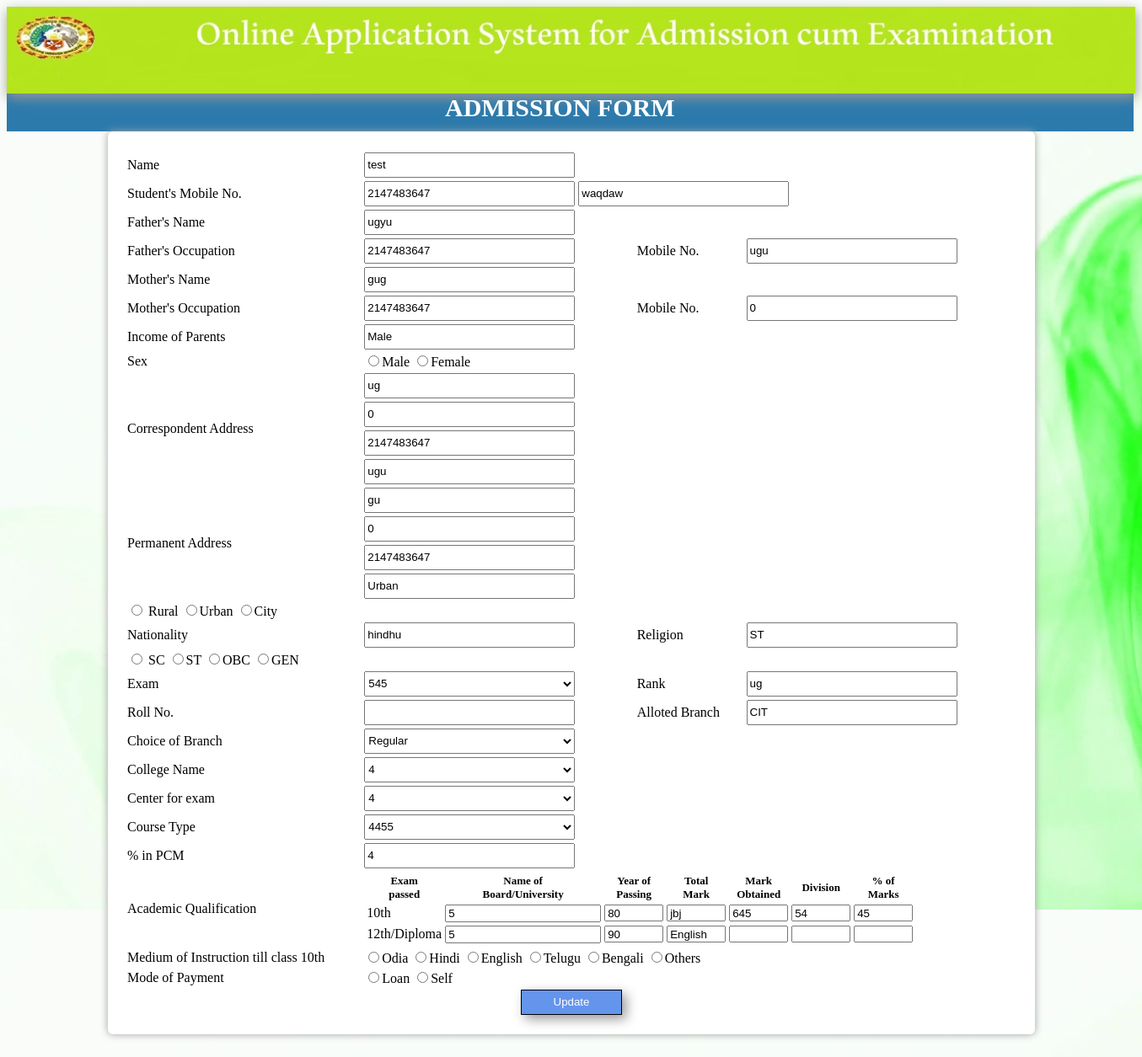
Page /OnlineApplicationSystem_PHP/enrollment/editform.php (signed in) on the committed database.
### tables this page shows
CREATE TABLE `t_user` (
  `s_detid` varchar(15) NOT NULL,
  `s_id` varchar(15) NOT NULL,
  `s_phn1` varchar(10) NOT NULL,
  `f_name` varchar(45) NOT NULL,
  `f_occ` varchar(45) NOT NULL,
  `f_phn` varchar(10) NOT NULL,
  `m_name` varchar(45) NOT NULL,
  `m_occ` varchar(45) NOT NULL,
  `m_phn` varchar(10) NOT NULL,
  `s_iop` int(10) NOT NULL,
  `s_sex` varchar(6) NOT NULL,
  `s_cadr` varchar(50) NOT NULL,
  `s_cst` varchar(20) NOT NULL,
  `s_cpin` int(6) NOT NULL,
  `s_cmob` varchar(10) NOT NULL,
  `s_padr` varchar(50) NOT NULL,
  `s_pst` varchar(20) NOT NULL,
  `s_ppin` int(6) NOT NULL,
  `s_pmob` varchar(10) NOT NULL,
  `s_ruc` varchar(10) NOT NULL,
  `s_natn` varchar(10) NOT NULL,
  `s_relg` varchar(10) DEFAULT NULL,
  `s_catg` varchar(3) NOT NULL,
  `s_mainsxam` varchar(20) NOT NULL,
  `s_mainsrank` int(11) NOT NULL,
  `s_mainsroll` varchar(20) NOT NULL,
  `s_branch` varchar(60) NOT NULL,
  `s_college` varchar(6) NOT NULL,
  `s_crtype` varchar(10) NOT NULL,
  `s_tenbrd` varchar(7) NOT NULL,
  `s_tenyop` varchar(4) NOT NULL,
  `s_tentotmark` varchar(4) NOT NULL,
  `s_tenmarkob` varchar(4) NOT NULL,
  `s_tendiv` varchar(4) NOT NULL,
  `s_tenprcmark` varchar(4) NOT NULL,
  `s_twlbrd` varchar(7) NOT NULL,
  `s_twlyop` varchar(4) NOT NULL,
  `s_twltotmark` varchar(4) NOT NULL,
  `s_twlmarkob` varchar(4) NOT NULL,
  `s_twldiv` varchar(4) NOT NULL,
  `s_twlprcmark` varchar(4) NOT NULL,
  `s_moi` varchar(8) NOT NULL
);

CREATE TABLE `t_user_data` (
  `s_id` varchar(10) NOT NULL,
  `s_pwd` varchar(15) NOT NULL,
  `s_dob` date DEFAULT NULL,
  `s_name` varchar(45) NOT NULL,
  `s_email` varchar(45) NOT NULL,
  `s_mob` varchar(10) DEFAULT NULL,
  `s_signupdate` varchar(255) NOT NULL,
  `status` int(11) NOT NULL
);

### OnlineApplicationSystem_PHP/enrollment/editform.php (the view, shortened to what this page needs)
<?php
    $con=mysqli_connect("localhost","root","","oas");
$q=mysqli_query($con,"select s_name from t_user_data where s_id='".$_SESSION['user']."'");
$n=  mysqli_fetch_assoc($q);
$stname= $n['s_name'];
?>
<html>
    <head>
        <link type="text/css" rel="stylesheet" href="css/admform.css"></link>
    </head>
     <body style="background-image:url('./images/inbg.jpg');">
        <form id="edform" action="editform.php" method="post">
            <div class="container-fluid">
                <div class="row">
                  <div class="col-sm-12">
                        <img src="images/cutm.jpg" width="100%" style="box-shadow: 1px 5px 14px #999999; "></img>
                  </div>
                 </div>
             </div>
            <div id="dmid" class="container-fluid">
                 <div class="row">
                    <div class="col-sm-12">
                        <font style="color:white; margin-left:520px; font-family: Verdana; width:100%; font-size:30px;">
                        <b>ADMISSION FORM</b> </font>
                      </div>
                 </div>
             </div>
            <table class="frmtbl">
                <?php
                    $result = mysqli_query($con,"SELECT * FROM t_user WHERE s_id='".$_SESSION['user']."'");
                            while($row = mysqli_fetch_array($result))
                              {
                ?>
                  <tr>
                      <td> <font style="font-family: Verdana;">Name </font> </td>
                    <td colspan="2"> <input type="text" id="unam" name="unam" value="<?php echo $stname;?>">
                  </tr>
                  <tr>
                    <td> <font style="font-family: Verdana;">Student's Mobile No.</font>  </td>
                    <td colspan="3"> <input type="text" id="uphn1" name="uphn1" value="<?php echo $row[2]  ?>">
                    <input type="text" id="uphn2" name="uphn2" value="<?php echo $row[3]  ?>"></td>
                  </tr>
                  <tr>
                    <td><font style="font-family: Verdana;"> Father's Name</font></td>
                    <td  colspan="3"> <input type="text" id="ufname" name="ufname" value="<?php echo $row[4]  ?>" > </td>
                   </tr>
                  <tr>
                    <td> <font style="font-family: Verdana;">Father's Occupation</font></td>
                    <td> <input type="text" id="ufocc" name="ufocc" value="<?php echo $row[5] ?>"> </td>
                    <td><font style="font-family: Verdana;"> Mobile No.</font></td>
                    <td> <input type="text" id="ufphn" name="ufphn" value="<?php echo $row[6] ?>"> </td>
                  </tr>
                <tr>
                    <td> <font style="font-family: Verdana;">Mother's Name</font> </td>
                    <td colspan="3"> <input type="text" id="umname" name="umname" value="<?php echo $row[7] ?>"></td>
                </tr>
                <tr>
                    <td> <font style="font-family: Verdana;">Mother's Occupation</font></td>
                    <td> <input type="text" id="umocc" name="umocc" value="<?php echo $row[8] ?>"> </td>
                     <td> <font style="font-family: Verdana;">Mobile No.</font></td>
                    <td> <input type="text" id="umphn" name="umphn" value="<?php echo $row[9] ?>"></td>
                </tr>
                <tr>
                    <td><font style="font-family: Verdana;"> Income of Parents </font>
                     <td  colspan="3"><input type="text" id="inc" name="inc" value="<?php echo $row[10] ?>"></td>
                </tr>
                <tr>
                    <td> <font style="font-family: Verdana;">Sex </font>
                    <td><input type="radio" id="gen" name="gen" value="Male"><font style="font-family: Verdana;">Male</font>
                     <input type="radio" id="gen" name="gen" value="Female"><font style="font-family: Verdana;">Female </font></td>
                </tr>
                <tr>
                    <td><font style="font-family: Verdana;"> Correspondent Address</font>
                    <td colspan="3"><input type="text" id="cadr" name="cadr" value="<?php echo $row[12] ?>" ><br>
                          <input type="text" id="cast" name="cast" value="<?php echo $row[13] ?>" style="margin-top: 4px;"><br>
                          <input type="text" id="capin" name="capin" value="<?php echo $row[14] ?>" style="margin-top: 4px;"><br>
                          <input type="text" id="camob" name="camob" value="<?php echo $row[15] ?>" style="margin-top: 4px;"><br>
                </td>
                <tr>
                    <td> <font style="font-family: Verdana;">Permanent Address</font>
                    <td colspan="3"><input type="text" id="padr" name="padr" value="<?php echo $row[16] ?>" ><br>
                          <input type="text" id="past" name="past" value="<?php echo $row[17] ?>" style="margin-top: 4px;"><br>
                          <input type="text" id="papin" name="papin" value="<?php echo $row[18] ?>" style="margin-top: 4px;"><br>
                          <input type="text" id="pamob" name="pamob" value="<?php echo $row[19] ?>" style="margin-top: 4px;"><br>
                    </td>
                </tr>
                <tr>
                    <td colspan="4"><input type="radio" id="rur" name="rur" value="Rural"><font style="font-family: Verdana;">
                        Rural
                        <input type="radio" id="rur" name="rur" value="Urban"><font style="font-family: Verdana;">Urban</font>
                        <input type="radio" id="rur" name="rur" value="City"><font style="font-family: Verdana;">City</font></td>
                 </tr>
                <tr>
                    <td><font style="font-family: Verdana;"> Nationality</font>
                    <td><input type="text" id="natn" name="natn" value="<?php echo $row[21] ?>"></td>
                    <td><font style="font-family: Verdana;"> Religion</font>
                    <td><input type="text" id="relg" name="relg" value="<?php echo $row[22] ?>"></td>
                </tr>
                <tr>
                    <td colspan="4"><input type="radio" id="cat" name="cat" value="SC"><font style="font-family: Verdana;">
                        SC
                        <input type="radio" id="cat" name="cat" value="ST"><font style="font-family: Verdana;">ST</font>
                        <input type="radio" id="cat" name="cat" value="OBC"><font style="font-family: Verdana;">OBC</font>
                        <input type="radio" id="cat" name="cat" value="GEN"><font style="font-family: Verdana;">GEN</font></td>
                 </tr>
                 <tr>
                    <td><font style="font-family: Verdana;">Exam</font></td>
                    <td><select id="oaco" name="oaco" >
                            <option><?php echo $row[24] ?></option>
                        </select>
                    </td>
                    <td><font style="font-family: Verdana;">Rank</font></td>
                    <td><input type="text" id="oarank" name="oarank" value="<?php echo $row[25] ?>"></td>
               </tr>
               <tr>
                    <td><font style="font-family: Verdana;">Roll No.</font></td>
                    <td><input type="text" id="oaroll" name="oaroll" value="<?php echo $row[26] ?>"></td>
                    <td><font style="font-family: Verdana;">Alloted Branch</font></td>
                    <td><input type="text" id="oabrn" name="oabrn" value="<?php echo $row[27] ?>"></td>
               </tr>
               <tr>
                    <td><font style="font-family: Verdana;">Choice of Branch</font></td>
                    <td><select id="brnc" name="brnc">
                         <option><?php echo $row[28] ?></option>
                         </select>
                     </td>
               </tr>
               <tr>
                     <td><font style="font-family: Verdana;">College Name</font></td>
                     <td><select id="col" name="col">
                         <option><?php echo $row[29] ?></option>
                         </select>
                     </td>
                </tr>
                <tr>
                     <td><font style="font-family: Verdana;">Center for exam</font></td>
                     <td><select id="cen" name="cen">
                         <option><?php echo $row[30] ?></option>
                         </select>
                     </td>
                </tr>
                <tr>
                     <td><font style="font-family: Verdana;">Course Type</font></td>
                     <td><select id="crsty" name="crsty">
                         <option><?php echo $row[31] ?></option>
                         </select>
                     </td>
                </tr>
                <tr>
                     <td><font style="font-family: Verdana;">% in PCM</font></td>
                     <td><input type="text" id="pcm" name="pcm" value="<?php echo $row[32] ?>"></td>
                </tr>
               <tr>
                   <td><font style="font-family: Verdana;">Academic Qualification</font></td>
                   <td colspan="3">
                       <table class="table table-hover">
                           <thead>
                               <tr>
                                    <th><font style="font-family: Verdana;font-size: small">Exam</font> <br><font style="font-family: Verdana; font-size: small">passed</font></th>
                                    <th><font style="font-family: Verdana;font-size: small">Name of</font> <br><font style="font-family: Verdana;font-size: small">Board/University</font></th>
                                    <th><font style="font-family: Verdana;font-size: small">Year of</font> <br><font style="font-family: Verdana;font-size: small"> Passing</font></th>
                                    <th><font style="font-family: Verdana;font-size: small">Total</font><br><font style="font-family: Verdana;font-size: small"> Mark</font></th>
                                    <th><font style="font-family: Verdana;font-size: small">Mark</font> <br><font style="font-family: Verdana;font-size: small">Obtained</font></th>
                                    <th><font style="font-family: Verdana;font-size: small">Division</font></th>
                                    <th><font style="font-family: Verdana;font-size: small">% of</font><br><font style="font-family: Verdana;font-size: small"> Marks</font></th>
                              </tr>
                           </thead>
                            <tbody>
                           <tr>
                               <td><?php echo "10th"; ?></td>
                               <td><input type="text" id="nob1" name="nob1" value="<?php echo $row[33] ?>"></td>
                               <td><input type="text" id="yop1" name="yop1" class="actab" value="<?php echo $row[34] ?>"></td>
                               <td><input type="text" id="tm1" name="tm1" class="actab" value="<?php echo $row[35] ?>"></td>
                               <td><input type="text" id="mo1" name="mo1" class="actab" value="<?php echo $row[36] ?>"></td>
                               <td><input type="text" id="divs1" name="divs1" class="actab" value="<?php echo $row[37] ?>"></td>
                               <td><input type="text" id="pom1" name="pom1" class="actab" value="<?php echo $row[38] ?>"></td>
                           </tr>
                           <tr>
                               <td><?php echo "12th/Diploma"; ?> </td>
                               <td><input type="text" id="nob2" name="nob2" value="<?php echo $row[39] ?>"></td>
                               <td><input type="text" id="yop2" name="yop2" class="actab" value="<?php echo $row[40] ?>"></td>
                               <td><input type="text" id="tm2" name="tm2" class="actab" value="<?php echo $row[41] ?>"></td>
                               <td><input type="text" id="mo2" name="mo2" class="actab" value="<?php echo $row[42] ?>"></td>
                               <td><input type="text" id="divs2" name="divs2" class="actab" value="<?php echo $row[43] ?>"></td>
                               <td><input type="text" id="pom2" name="pom2" class="actab" value="<?php echo $row[44] ?>"></td>
                           </tr>
                            </tbody>
                       </table>
                           <tr>
                               <td><font style="font-family: Verdana;">Medium of Instruction till class 10th</font></td>
                               <td colspan="3">
                                    <input type="radio" id="moi" name="moi" value="Odia">Odia
                                    <input type="radio" id="moi" name="moi" value="Hindi"><font style="font-family: Verdana;">Hindi</font>
                                    <input type="radio" id="moi" name="moi" value="English"><font style="font-family: Verdana;">English</font>
                                    <input type="radio" id="moi" name="moi" value="Telugu"><font style="font-family: Verdana;">Telugu</font>
                                    <input type="radio" id="moi" name="moi" value="Bengali"><font style="font-family: Verdana;">Bengali</font>
                                    <input type="radio" id="moi" name="moi" value="Others"><font style="font-family: Verdana;">Others</font>
                               </td>
                           </tr>
                           <tr>
                               <td><font style="font-family: Verdana;">Mode of Payment</font></td>
                               <td colspan="3">
                                    <input type="radio" id="pay" name="pay" value="Loan"><font style="font-family: Verdana;">Loan</font>
                                    <input type="radio" id="pay" name="pay" value="Self"><font style="font-family: Verdana;">Self</font>
                               </td>
                           </tr>
                           <tr>
                                <td colspan="4">
                                   <center> <input type="submit" id="frmupdate" name="frmupdate" value="Update" ></center>
                                </td>
                           </tr>
                           <?php
                              }
                           ?>
                       </table>
            <br>
            <br>
                  </form>
            </body>
</html>

### rows in the picture
t_user: unam "test", uphn1 "2147483647", uphn2 "waqdaw", ufname "ugyu", ufocc "2147483647", ufphn "ugu", umname "gug", umocc "2147483647", umphn "0", inc "Male", cadr "ug", cast "0", capin "2147483647", camob "ugu", padr "gu", past "0", papin "2147483647", pamob "Urban", natn "hindhu", relg "ST", oaco "545", oarank "ug", oabrn "CIT", brnc "Regular", col "4", cen "4", crsty "4455", pcm "4", nob1 "5", yop1 "80", tm1 "jbj", mo1 "645", divs1 "54", pom1 "45", nob2 "5", yop2 "90", tm2 "English"
